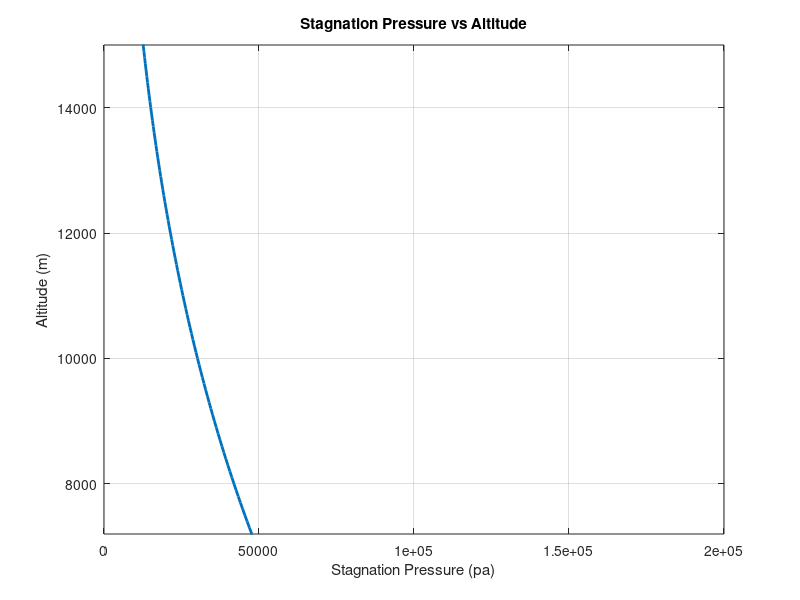

Here is the MATLAB script that generated this plot:
%AAE 251 Fall 2024
%ISA 1
%Standard Atmosphere on Hostile Planet
%Authors: Ryan Forbes

%% DEFINITIONS
num = 171;
temp = zeros(num, 1); %temperature (K)
pressure = zeros(num, 1); %pressure (pa)
density = zeros(num, 1); %density (kg/m^3)
alt = linspace(0, 17000, num); %altitude (m)
R = 230; %gas constant (J/(kg)(K)
region = 1; %current region of atmosphere (0 = isothermic)
g0 = -8.1; %gravity (m/s^2)
T0 = 250; %temperature at sea level (K)
p0 = 9.3*10^4; %pressure at sea level (pa)
d0 = p0/(R*T0); %density at sea level (kg/m^3)
h0 = 0; %height at sea level (m)
region1_alt = 12500; %altitude of boundary between layers
a1 = (200 - T0) / region1_alt ; %lapse rate of first layer (K/m)
a = a1;
A_I = 1.4; %adiabatic index
M_speed = 0.85; %speed in mach 
%% EQUATIONS
for index = 1:num
    if region ~= 0
        temp(index) = T0 + a *(alt(index) - h0);
        pressure(index) = p0 * (temp(index) / T0) ^ (g0 / (a * R));
        density(index) = d0 * (temp(index) / T0) ^ ((g0 / (a * R)) - 1);
        
        %pressure(index) = p0 * exp(g0 * (alt(index) - h0) / (R * T0));
        %density(index) = d0 * exp(g0 * (alt(index) - h0) / (R * T0));
    else
        temp(index) = T0 + a *(alt(index) - h0);
        %pressure(index) = p0 * (temp(index) / T0) ^ (g0 / (a * R));
        %density(index) = d0 * (temp(index) / T0) ^ -(g0 / (a * R) + 1);
        
        pressure(index) = p0 * exp(g0 * (alt(index) - h0) / (R * T0));
        density(index) = d0 * exp(g0 * (alt(index) - h0) / (R * T0));
    end
    if  region == 1 && alt(index) >= region1_alt
        region = 0;
        a = 0;  
        T0 = temp(index);
        p0 = pressure(index);
        d0 = density(index);
        h0 = alt(index);
    end
end
SOS = sqrt(A_I * R * temp); %speed of sound (m/s)
stag_pressure = pressure + (density .* (SOS * M_speed) .^ 2) / 2;

%% PLOTS
figure(1);
plot(stag_pressure, alt, 'lineWidth', 2);
grid;
xlabel("Stagnation Pressure (pa)");
ylabel("Altitude (m)");
title("Stagnation Pressure vs Altitude");
ylim([7200, 15000]);